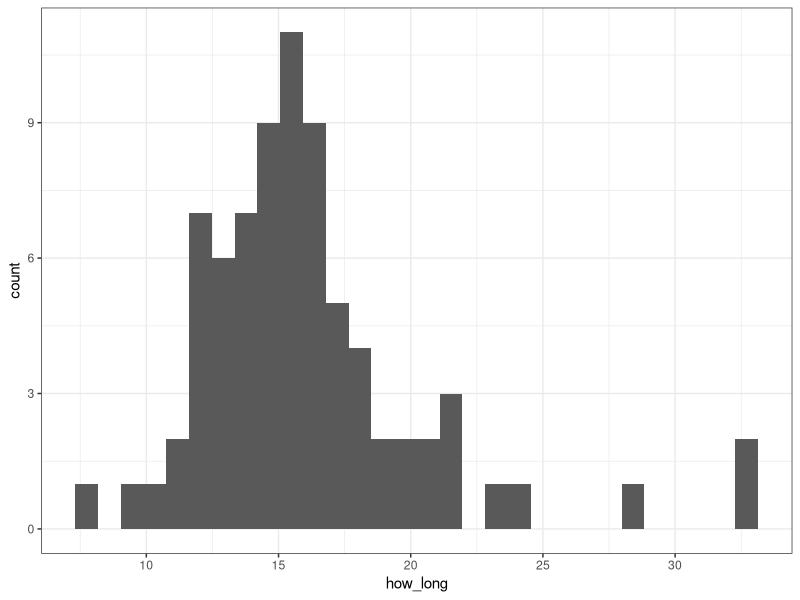
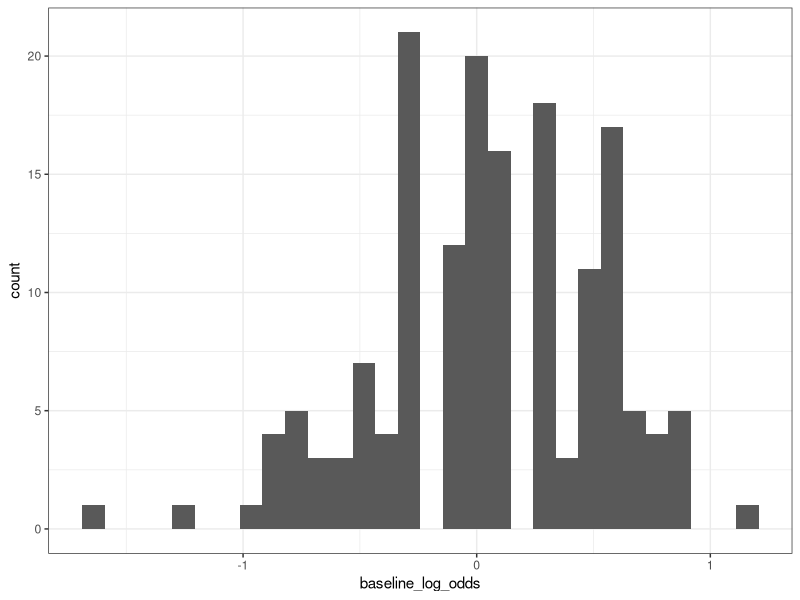
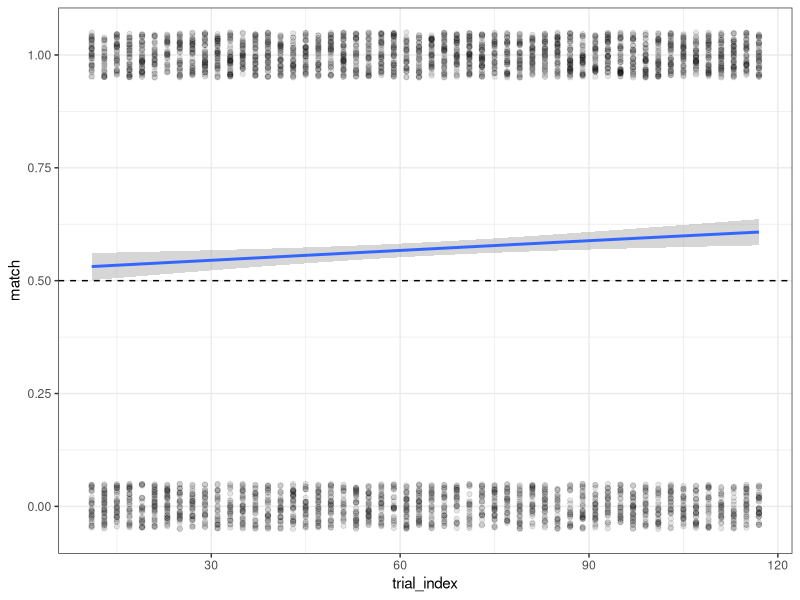
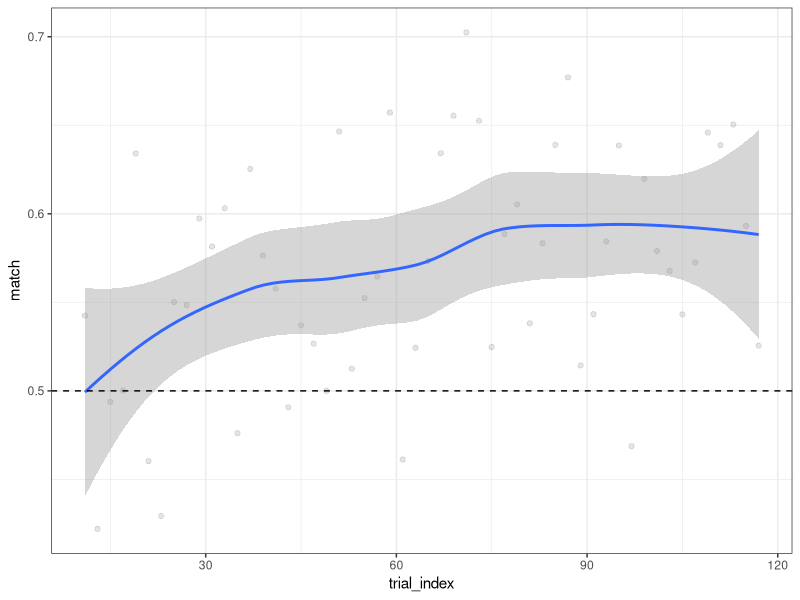
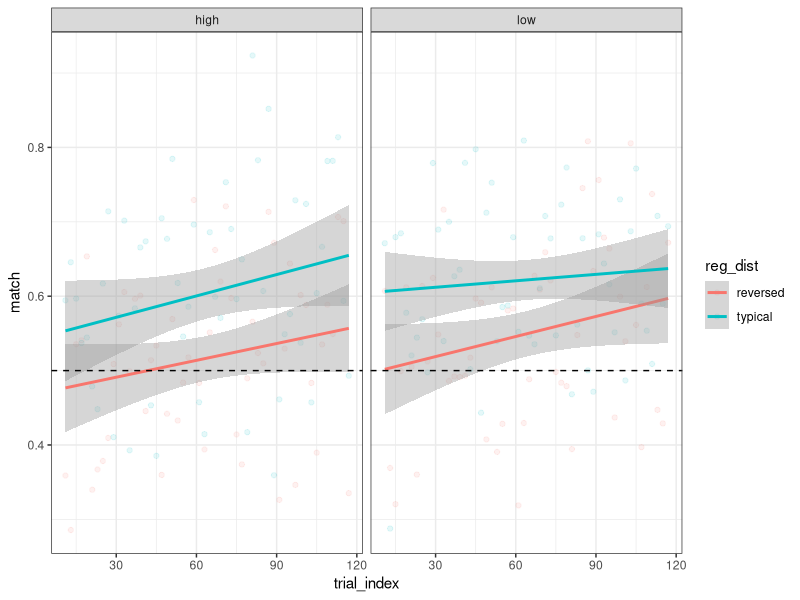
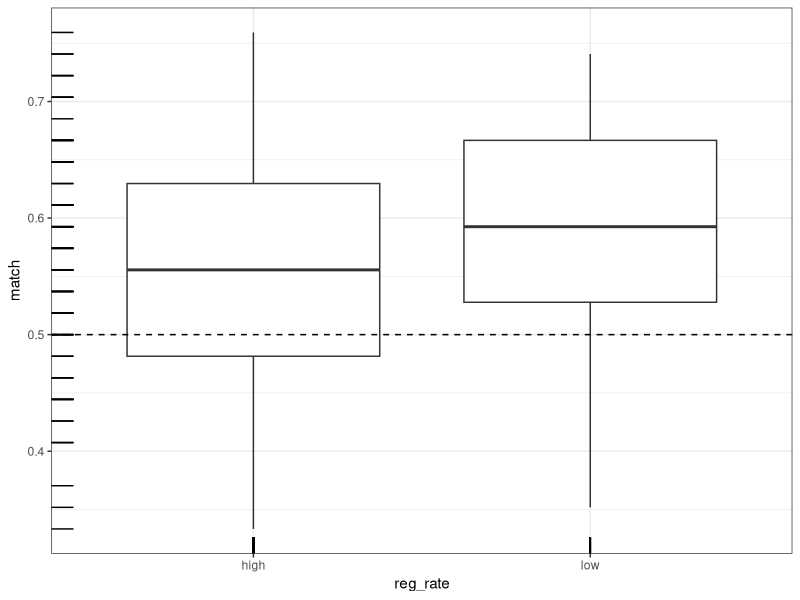
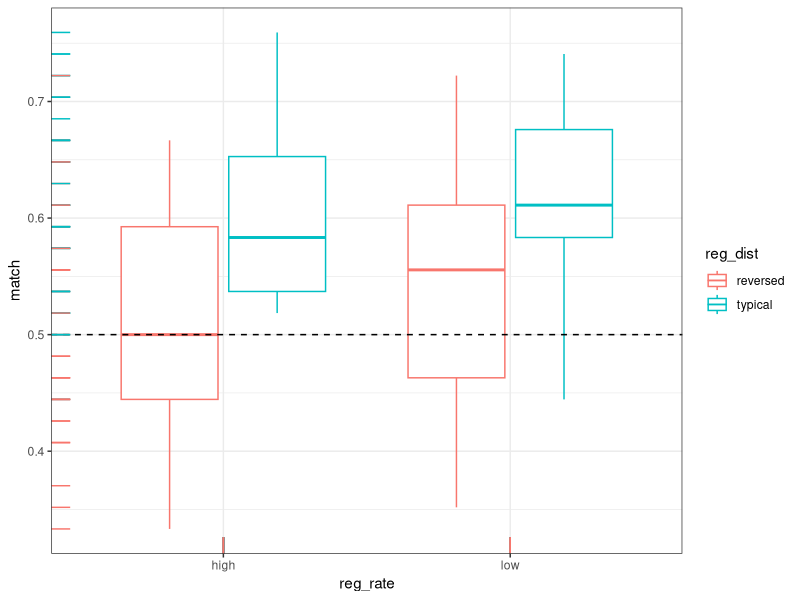
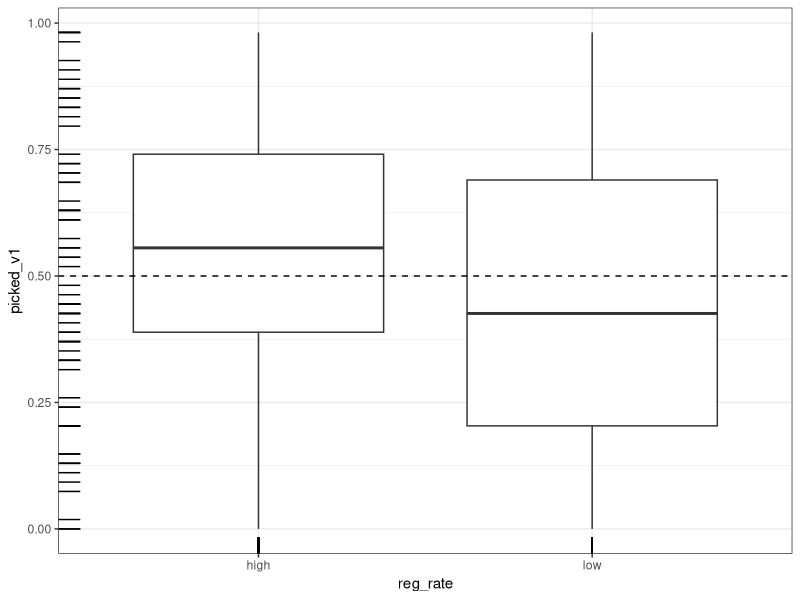

These figures' R source, in order:
setwd('~/Github/Racz2024/')
library(tidyverse)

# d = read_tsv('exp_data/esp/esp_master_lakok.tsv')
d = read_tsv('exp_data/esp/esp_master_cselekszik.tsv')
b = read_tsv('exp_data/baseline/baseline_tidy_proc.tsv')  

# wrangling

d = b %>% 
  select(base,log_odds) %>% 
  rename(baseline_log_odds = log_odds) %>% 
  right_join(d)

posttest = d %>% 
  filter(trial_kind == 'posttest trial') %>% 
  mutate(
    reg_rate = fct_relevel(reg_rate, 'high'),
    reg_dist = fct_relevel(reg_dist, 'typical')
  )

#################################################
# times

d %>% 
  group_by(part_id) %>% 
  filter(trial_index %in% c(min(trial_index),max(trial_index))) %>% 
  select(part_id,trial_index,time_elapsed) %>% 
  pivot_wider(part_id, names_from = trial_index, values_from = time_elapsed) %>% 
  mutate(how_long = (`173` - `11`) / 60000) %>% 
  ggplot(aes(how_long)) +
  geom_histogram() +
  theme_bw()

#################################################
# esp

d %>% 
  distinct(base,baseline_log_odds) %>% 
  ggplot(aes(baseline_log_odds)) +
  geom_histogram() +
  theme_bw()

d %>% 
  filter(trial_kind == 'esp trial') %>%
  mutate(match = as.double(esp_match)) %>% 
  ggplot(aes(trial_index, match)) +
  geom_jitter(width = .01, height = .05, alpha = .1) +
  geom_smooth(method = glm, method.args= list(family="binomial")) +
  theme_bw() +
  geom_hline(yintercept = 0.5, lty = 2)

d %>% 
  filter(trial_kind == 'esp trial') %>%
  group_by(trial_index) %>% 
  summarise(match = mean(esp_match)) %>% 
  ggplot(aes(trial_index, match)) +
  geom_jitter(width = .01, height = .05, alpha = .1) +
  geom_smooth() +
  theme_bw() +
  geom_hline(yintercept = 0.5, lty = 2)

d %>% 
  filter(trial_kind == 'esp trial') %>%
  group_by(trial_index,reg_rate,reg_dist) %>% 
  summarise(match = mean(esp_match)) %>% 
  ggplot(aes(trial_index, match, colour = reg_dist)) +
  geom_jitter(width = .01, height = .05, alpha = .1) +
  geom_smooth(method = 'lm') +
  theme_bw() +
  facet_wrap( ~ reg_rate) +
  geom_hline(yintercept = 0.5, lty = 2)

d %>% 
  filter(trial_kind == 'esp trial') %>%
  group_by(part_id,reg_rate) %>% 
  summarise(match = mean(esp_match)) %>% 
  ggplot(aes(reg_rate,match)) +
  geom_boxplot() +
  theme_bw() +
  geom_hline(yintercept = 0.5, lty = 2) +
  geom_rug()

d %>% 
  filter(trial_kind == 'esp trial') %>%
  group_by(part_id,reg_rate,reg_dist) %>% 
  summarise(match = mean(esp_match)) %>% 
  ggplot(aes(reg_rate,match, colour = reg_dist)) +
  geom_boxplot() +
  theme_bw() +
  geom_hline(yintercept = 0.5, lty = 2) +
  geom_rug()

# posttest

d %>% 
  filter(trial_kind == 'posttest trial') %>%
  group_by(part_id,reg_rate) %>% 
  summarise(picked_v1 = mean(picked_v1)) %>% 
  ggplot(aes(reg_rate,picked_v1)) +
  geom_boxplot() +
  theme_bw() +
  geom_hline(yintercept = 0.5, lty = 2) +
  geom_rug()

d %>% 
  filter(trial_kind == 'posttest trial') %>%
  group_by(part_id,reg_rate,reg_dist) %>% 
  summarise(picked_v1 = mean(picked_v1)) %>% 
  ggplot(aes(reg_rate,picked_v1,fill = reg_dist)) +
  geom_boxplot() +
  theme_bw() +
  geom_hline(yintercept = 0.5, lty = 2) +
  geom_rug()

d %>% 
  filter(trial_kind == 'posttest trial') %>%
  group_by(part_id,reg_rate,reg_dist) %>% 
  summarise(picked_v1 = mean(picked_v1)) %>% 
  ggplot(aes(reg_dist,picked_v1,fill = reg_rate)) +
  geom_boxplot() +
  theme_bw() +
  geom_hline(yintercept = 0.5, lty = 2) +
  geom_hline(yintercept = c(.278,.722), lty = 3) +
  geom_rug()

# d %>% 
#   filter(trial_kind == 'esp trial') %>%
#   group_by(part_id,reg_rate,reg_dist) %>% 
#   summarise(esp_v1 = mean(esp_v1)) %>% 
#   ggplot(aes(reg_rate,esp_v1,fill = reg_dist)) +
#   geom_boxplot() +
#   theme_bw()

# something something specific picks in esp?
# d %>% 
#   filter(trial_kind == 'esp trial') %>%
#   ggplot(aes(trial_index,log_odds,colour = esp_v1)) +
#   geom_point() +
#   theme_bw() +
#   facet_wrap(~ reg_rate + reg_dist)

# d %>% 
#   filter(trial_kind == 'esp trial') %>%
#   mutate(word = fct_reorder(base,log_odds)) %>% 
#   ggplot(aes(word,log_odds,colour = esp_v1)) +
#   geom_point() +
#   theme_bw() +
#   facet_wrap(~ reg_rate + reg_dist)

d %>% 
  filter(trial_kind == 'esp trial') %>%
  mutate(word = fct_reorder(base, log_odds)) %>% 
  group_by(word,reg_rate,reg_dist) %>% 
  summarise(
    mean_part = mean(picked_v1),
    mean_robot = mean(esp_v1)
  ) %>% 
  ggplot(aes(mean_part,mean_robot)) +
  geom_jitter(width = .01, height = .05) +
  geom_smooth() +
  theme_bw() +
  facet_wrap(~ reg_rate + reg_dist)

ptsd = posttest %>% 
  count(base,reg_dist,reg_rate,baseline_log_odds,picked_v1) %>% 
  pivot_wider(id_cols = c(base,reg_dist,reg_rate,baseline_log_odds), names_from = picked_v1, values_from = n, values_fill = 0) %>% 
  mutate(
    post_test_log_odds = log((`TRUE`+1)/(`FALSE`+1))
  ) %>% 
  select(-`FALSE`,-`TRUE`) %>% 
  mutate(
    above_zero = case_when(
      baseline_log_odds >= 0 ~ 'above zero',
      baseline_log_odds < 0 ~ 'below zero',
      ),
    diff = baseline_log_odds - post_test_log_odds,
    diff_val = case_when(
      diff >= 0 ~ 'negative',
      diff < 0 ~ 'positive',
    )
         ) %>% 
  pivot_longer(-c(base,reg_dist,reg_rate,diff,diff_val,above_zero))

library(ggthemes)
ptsd %>% 
  ggplot(aes(name,value,group = base,colour = diff_val)) +
  geom_line() +
  theme_bw() +
  facet_wrap( ~ reg_dist + reg_rate + above_zero, nrow = 2) +
  scale_colour_colorblind()
